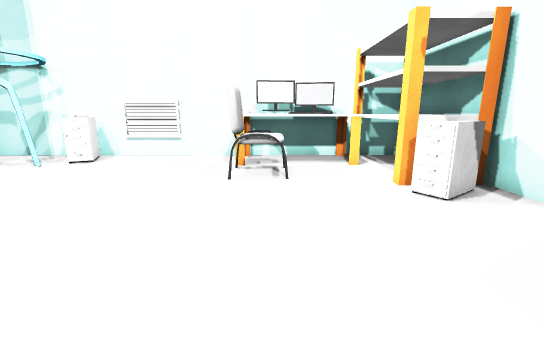
View 1 (above)

15 first-person views from a walk through a Unity game level. The camera is 1.3 m above the floor, tilts 12° down and sees 90° across. The floor is counted in squares, 0.62 m on a side. Each view is taken from the middle of a square. On the plan, view 1 faces up. The plan holds only what a view shows up to about 17 squares ahead; the rest is blank. The player is left out. Surface patterns are stand-ins for the level's own textures.

View 2
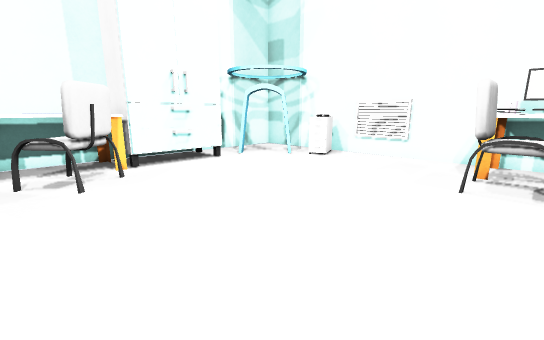

View 3
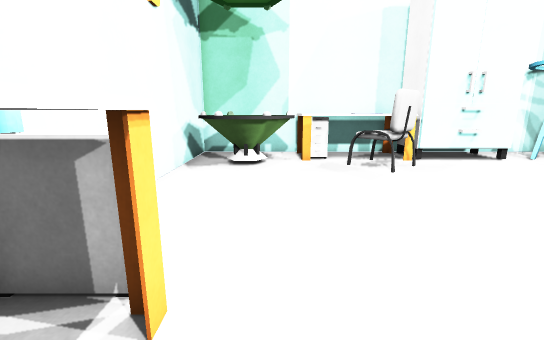

View 4
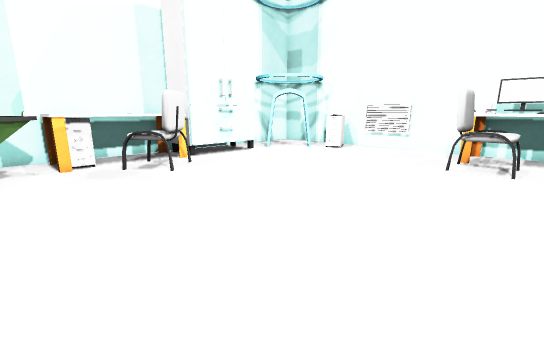

View 5
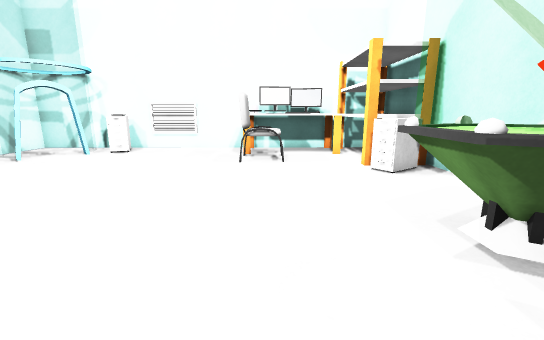

View 6
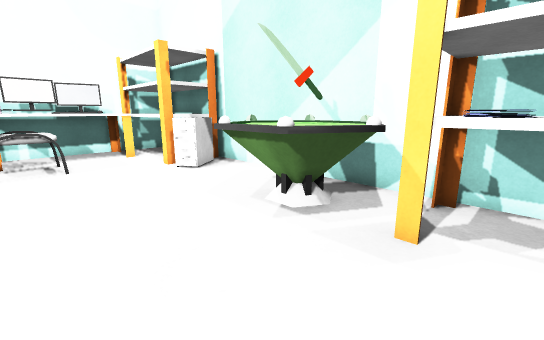

View 7
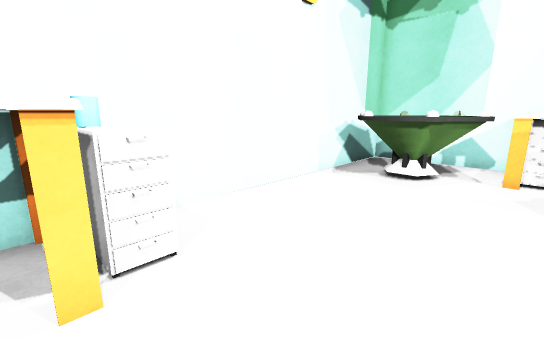

View 8
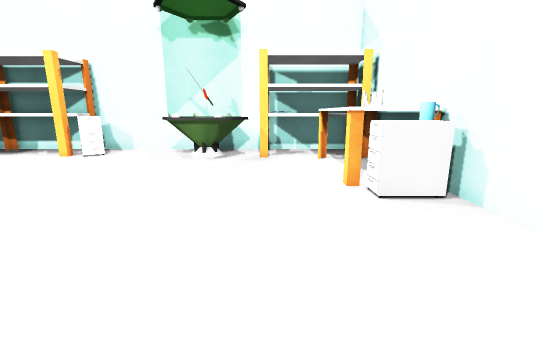

View 9
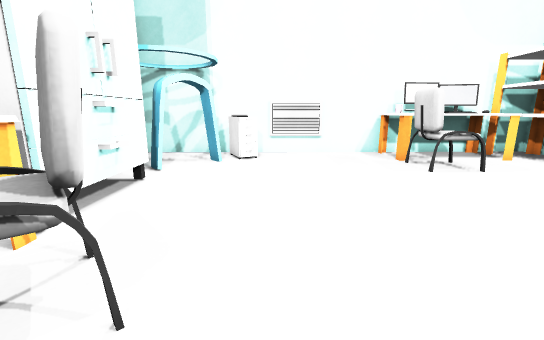

View 10
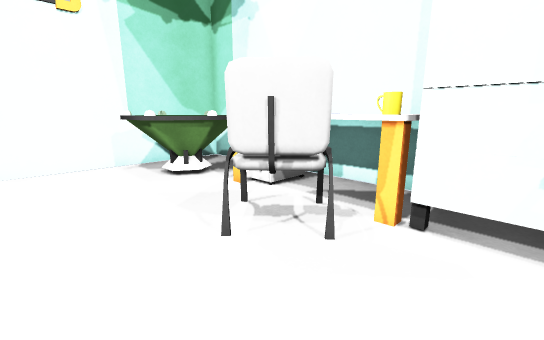

View 11
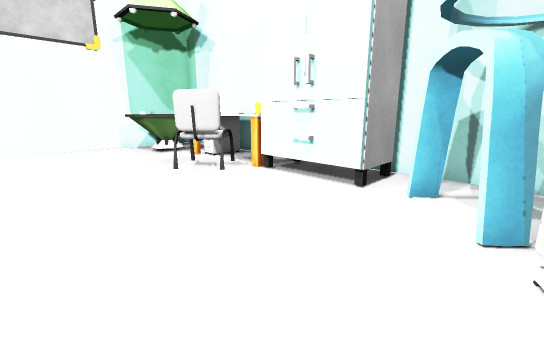

View 12
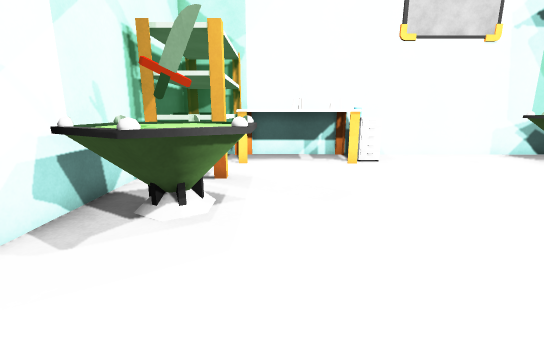

View 13
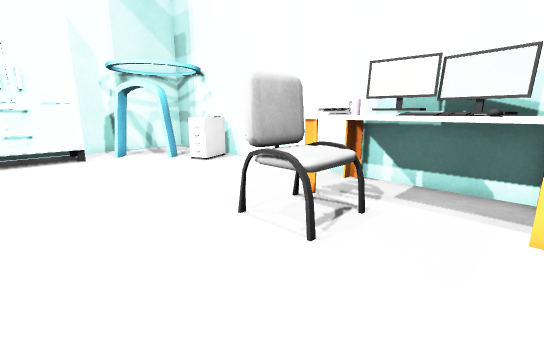

View 14
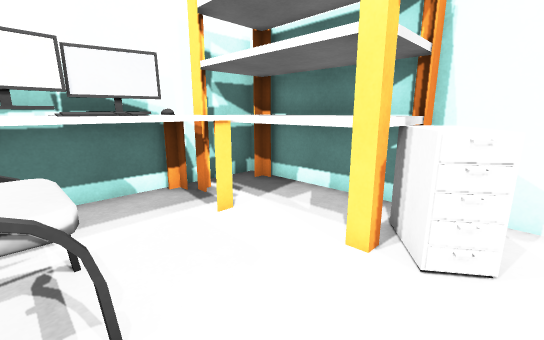

View 15
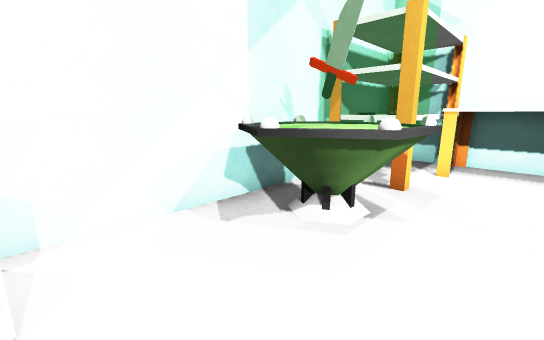

### Floor plan
Key: @ floor where view 1 was taken; # wall or solid block; . floor; T table; C cabinet; M mug; S shelf; H chair; W wardrobe; O other object.
Columns run from 13 left of view 1 to 6 right of it. Each row starts with its distance up from view 1.
 13    #########TO##T###
 12    ##C..... MT TTSSS
 11    ###..... TTTTTSSS
 10  ####...... HH ..SSS
  9  #O........ HH ..SSS
  8 ###.........HH...SCS
  7 W W..............CC#
  6   W................#
  5   W................#
  4 WWW................#
  3 TM##............#O##
  2  TTH#..........#OOO#
  1   THH..........#OOO#
  0   T#.........@.#OOO#
 -1 TTT..............###
 -2 ###O............###
 -3  OOO#...........###
 -4  OOOO......#######
 -5  OOO#.....########
 -6 ####......##
 -7   #########

Where each view was taken, in squares from view 1:
view 1: 0 up, 0 right, facing up
view 2: 0 up, 0 right, facing up-left
view 3: 3 down, 1 right, facing left
view 4: 3 down, 1 right, facing up-left
view 5: 3 down, 0 right, facing up
view 6: 3 down, 1 left, facing up-right
view 7: 1 down, 1 left, facing down-left
view 8: 2 down, 9 left, facing right
view 9: 1 down, 7 left, facing up
view 10: 5 up, 6 left, facing down-left
view 11: 11 up, 4 left, facing down-left
view 12: 7 up, 2 right, facing down
view 13: 5 up, 3 right, facing up-left
view 14: 6 up, 0 right, facing up-right
view 15: 6 up, 1 right, facing down-right
